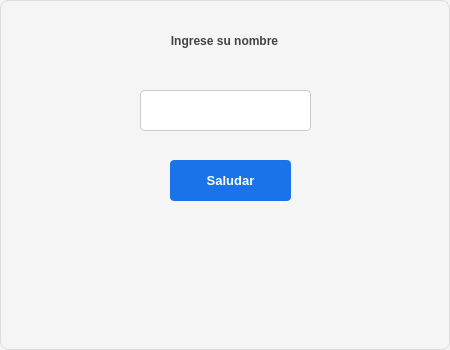
<?xml version="1.0" encoding="UTF-8"?>
<ui version="4.0">
 <class>Dialog</class>
 <widget class="QDialog" name="Dialog">
  <property name="geometry">
   <rect>
    <x>0</x>
    <y>0</y>
    <width>450</width>
    <height>350</height>
   </rect>
  </property>
  <property name="font">
   <font>
    <pointsize>10</pointsize>
   </font>
  </property>
  <property name="windowTitle">
   <string>Saludo</string>
  </property>
  <property name="styleSheet">
   <string notr="true">/* Estilo general del diálogo */
QDialog {
    background-color: #f5f5f5;   /* Fondo claro */
    border: 1px solid #dcdcdc;   /* Borde sutil */
    border-radius: 8px;          /* Esquinas suaves */
    color: #333333;              /* Texto neutro */
}

/* Etiquetas */
QLabel {
    color: #444444;              /* Gris oscuro para contraste */
    padding: 4px;
}

/* Campos de texto */
QLineEdit {
    background-color: #ffffff;   /* Fondo blanco */
    border: 1px solid #cccccc;   /* Borde suave */
    border-radius: 4px;
    padding: 6px;
    selection-background-color: #87cefa; /* Azul claro al seleccionar */
    selection-color: #000000;
}

QLineEdit:focus {
    border: 1px solid #1a73e8;   /* Azul corporativo al enfocar */
    background-color: #fafafa;
}

/* Botones */
QPushButton {
    background-color: #1a73e8;   /* Azul profesional */
    color: #ffffff;
    border: none;
    border-radius: 4px;
    padding: 8px 14px;
    font-weight: bold;
}

QPushButton:hover {
    background-color: #1669c1;   /* Azul más intenso al pasar el cursor */
}

QPushButton:pressed {
    background-color: #0d47a1;   /* Azul profundo al presionar */
}

QPushButton:disabled {
    background-color: #e0e0e0;   /* Gris claro para deshabilitado */
    color: #888888;
}
</string>
  </property>
  <widget class="QLabel" name="label">
   <property name="geometry">
    <rect>
     <x>14</x>
     <y>20</y>
     <width>421</width>
     <height>41</height>
    </rect>
   </property>
   <property name="font">
    <font>
     <weight>75</weight>
     <bold>true</bold>
    </font>
   </property>
   <property name="text">
    <string>Ingrese su nombre</string>
   </property>
   <property name="alignment">
    <set>Qt::AlignCenter</set>
   </property>
  </widget>
  <widget class="QLineEdit" name="ent_nom">
   <property name="geometry">
    <rect>
     <x>140</x>
     <y>90</y>
     <width>171</width>
     <height>41</height>
    </rect>
   </property>
  </widget>
  <widget class="QPushButton" name="btn_saludar">
   <property name="geometry">
    <rect>
     <x>170</x>
     <y>160</y>
     <width>121</width>
     <height>41</height>
    </rect>
   </property>
   <property name="text">
    <string>Saludar</string>
   </property>
  </widget>
  <widget class="QLabel" name="lbl_saludo">
   <property name="geometry">
    <rect>
     <x>20</x>
     <y>230</y>
     <width>411</width>
     <height>61</height>
    </rect>
   </property>
   <property name="text">
    <string/>
   </property>
   <property name="alignment">
    <set>Qt::AlignCenter</set>
   </property>
  </widget>
 </widget>
 <resources/>
 <connections/>
</ui>
